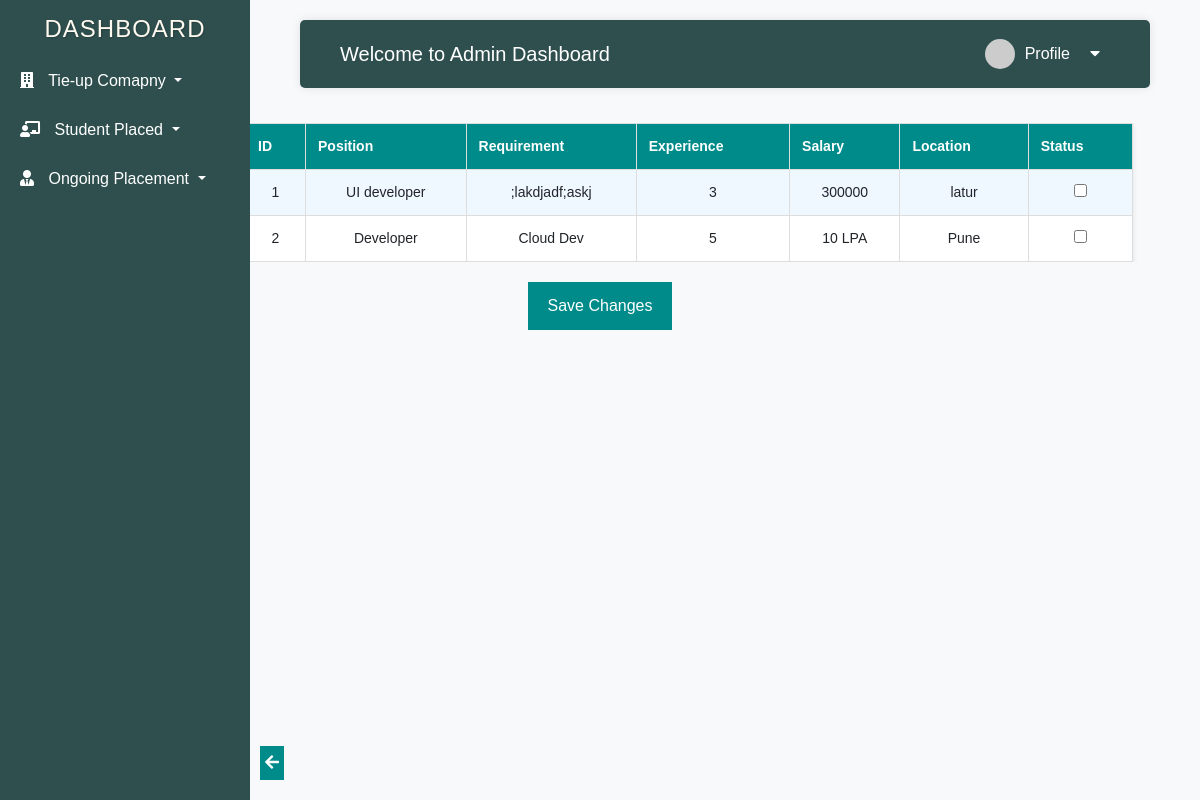
Screenshot of /admin/plac_open_fetch.php with the database file from the repository.
### tables this page shows
CREATE TABLE `vacancies` (
  `id` int(11) NOT NULL,
  `experience` varchar(100) NOT NULL,
  `position` varchar(100) NOT NULL,
  `location` varchar(100) NOT NULL,
  `salary` varchar(50) NOT NULL,
  `recruitment` varchar(100) NOT NULL,
  `apply_link` varchar(255) NOT NULL,
  `deadline` date NOT NULL,
  `status` int(2) NOT NULL
);

### admin/plac_open_fetch.php (the view, shortened to what this page needs)
<!DOCTYPE html>
<html lang="en">
<head>
</head>
<body>
    <?php include "placement.php";  ?>
    <form method="post" action="plac_open_status.php">
        <div class="container">
            <table>
                <tr>
                    <th>ID</th>
                    <th>Position</th>
                    <th>Requirement</th>
                    <th>Experience</th>
                    <th>Salary</th>
                    <th>Location</th>
                    <th>Status</th>
                </tr>
                <?php
                $servername = "localhost";
                $username = "root";
                $password = "";
                $database = "tnp_k";
                $conn = new mysqli($servername, $username, $password, $database);
                $sql = "SELECT * FROM vacancies";
                $result = $conn->query($sql);
                if ($result->num_rows > 0) {
                    while ($row = $result->fetch_assoc()) {
                        $id = $row["id"];
                        $position = $row["position"];
                        $requirement = $row["recruitment"];
                        $experience = $row["experience"];
                        $salary = $row["salary"];
                        $location = $row["location"];
                        $status = $row["status"];
                        echo "<tr>";
                        echo "<td>$id</td>";
                        echo "<td>$position</td>";
                        echo "<td>$requirement</td>";
                        echo "<td>$experience</td>";
                        echo "<td>$salary</td>";
                        echo "<td>$location</td>";
                       echo "<td><input type='checkbox' name='status[]' value='$id'";
                         if ($status == 1) {
                            echo " checked";
                        }
                        echo "></td>";
                        echo "</tr>";
                    }
                } else {
                    echo "<tr><td colspan='9'>No records found</td></tr>";
                }
                ?>
            </table>
        </div>
        <div class="button-container">
            <button type="submit">Save Changes</button>
        </div>
    </form>
    <div class="button-container2">
        <a href="admindash2.php"><i class="fas fa-arrow-left"></i></a>
    </div>
</body>
</html>

### admin/plac_open_fetch.php (style rules this page uses)
body { font-family: Arial, sans-serif; background-color: #f8f9fa; margin: 0; padding: 0; }
.container { width: 80%; margin: 20px auto; overflow: auto; max-height: 600px; margin-top: -45px; }
table { width: 80%; margin-left:200px; border-collapse: collapse; background-color: #fff; box-shadow: 0 2px 5px rgba(0, 0, 0, 0.1); }
th, td { padding: 12px; text-align: center; font-size: 14px; border: 1px solid #ddd; }
th { background-color: #008B8B; color: white; }
tr:nth-child(even) { background-color: #f0f8ff; }
.button-container { text-align: center; margin-top: 20px; }
button { padding: 12px 20px; font-size: 14px; border: none; background-color: #008B8B; color: white; cursor: pointer; border-radius: 4px; }
.button-container2 { position: fixed; bottom: 20px; padding-left: 260px; z-index: 999; }
.button-container2 a { display: inline-block; padding: 5px; background-color: #008B8B; color: white; border-radius: 0%; text-decoration: none; }

### admin/placement.php (style rules this page uses)
body { font-family: Arial, sans-serif; background-color: #f8f9fa; margin: 0; padding: 0; }

### rows the page displays
vacancies: id "1", position "UI developer", recruitment ";lakdjadf;askj", experience "3", salary "300000", location "latur"
vacancies: id "2", position "Developer", recruitment "Cloud Dev", experience "5", salary "10 LPA", location "Pune"
